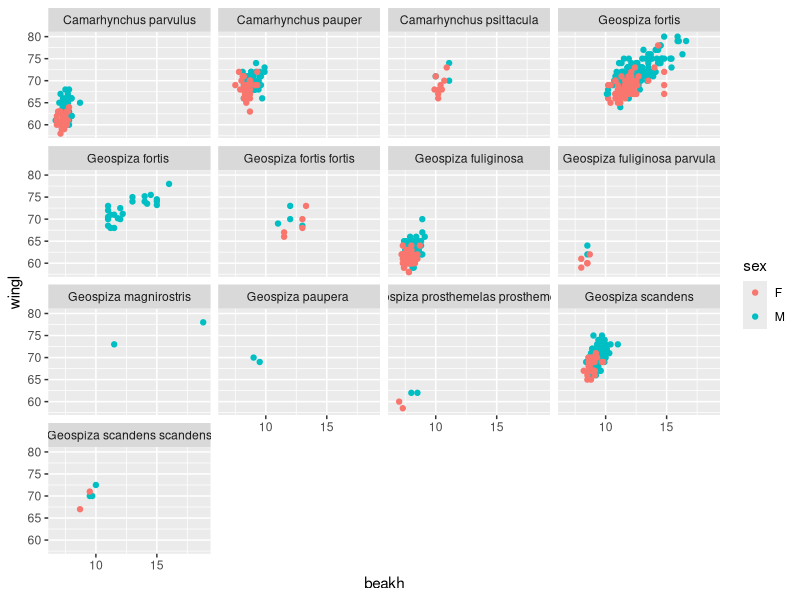

R code for this plot: (Note: this script raises an error after producing the figure.)
## ---- chunk 1
library(plyr)
## ---- chunk 2
morph <- read.csv("Morph_for_Sato.csv")
names(morph) <- tolower(names(morph)) # make columns names lowercase
morph <- subset(morph, islandid == "Flor_Chrl") # take only one island
morph <- morph[,c("taxonorig", "sex", "wingl", "beakh", "ubeakl")] # only keep these columns
morph <- rename(morph, c("taxonorig" = "taxon")) # rename() is part of plyr
morph_orig <- morph # keep a copy with NAs for some more advanced exercises
morph <- data.frame(na.omit(morph)) # remove all rows with any NAs to make this simple
morph$taxon <- factor(morph$taxon) # remove extra remaining factor levels
morph$sex <- factor(morph$sex) # remove extra remaining factor levels
row.names(morph) <- NULL # tidy up the row names
## ---- chunk 3

## ---- chunk 4

## ---- chunk 5

## ---- chunk 6
library(ggplot2)
ggplot(morph, aes(beakh, wingl)) +
  geom_point(aes(colour = sex)) + facet_wrap(~taxon)
## ---- chunk 7

## ---- chunk 8
library(ggplot2)
ggplot(morph_scaled, aes(scaled_beakh, scaled_wingl)) +
  geom_point(aes(colour = sex)) + facet_wrap(~taxon)
## ---- chunk 9
# the original code:
ddply(morph_orig, "taxon", summarize, mean_wingl = mean(wingl))
# now add na.rm = TRUE
## ---- chunk 10

## ---- chunk 11

## ---- chunk 12

## ---- chunk 13

## ---- chunk 14

## ---- chunk 15

## ---- chunk 16
morph_ci <- ddply(morph, "taxon", function(x) {
  m <- lm(beakh ~ wingl, data = x)
  ci <- confint(m)[2, 3]
  ci
  })
## ---- chunk 17

## ---- chunk 18

## ---- chunk 19
library(doParallel)
registerDoParallel(cores = 4)
system.time(out <- laply(1:400, function(x) {
  temp <- rnorm(1e5, 0, 1)
  mean(temp)
  }))
system.time(out <- laply(1:400, function(x) {
  temp <- rnorm(1e5, 0, 1)
  mean(temp)
  }, .parallel = TRUE))
## ---- chunk 20
my_input <- data.frame(m = 1:5, sd = 1:5)
mdply(my_input, as.data.frame(rnorm), n = 2)
## ---- chunk 21

